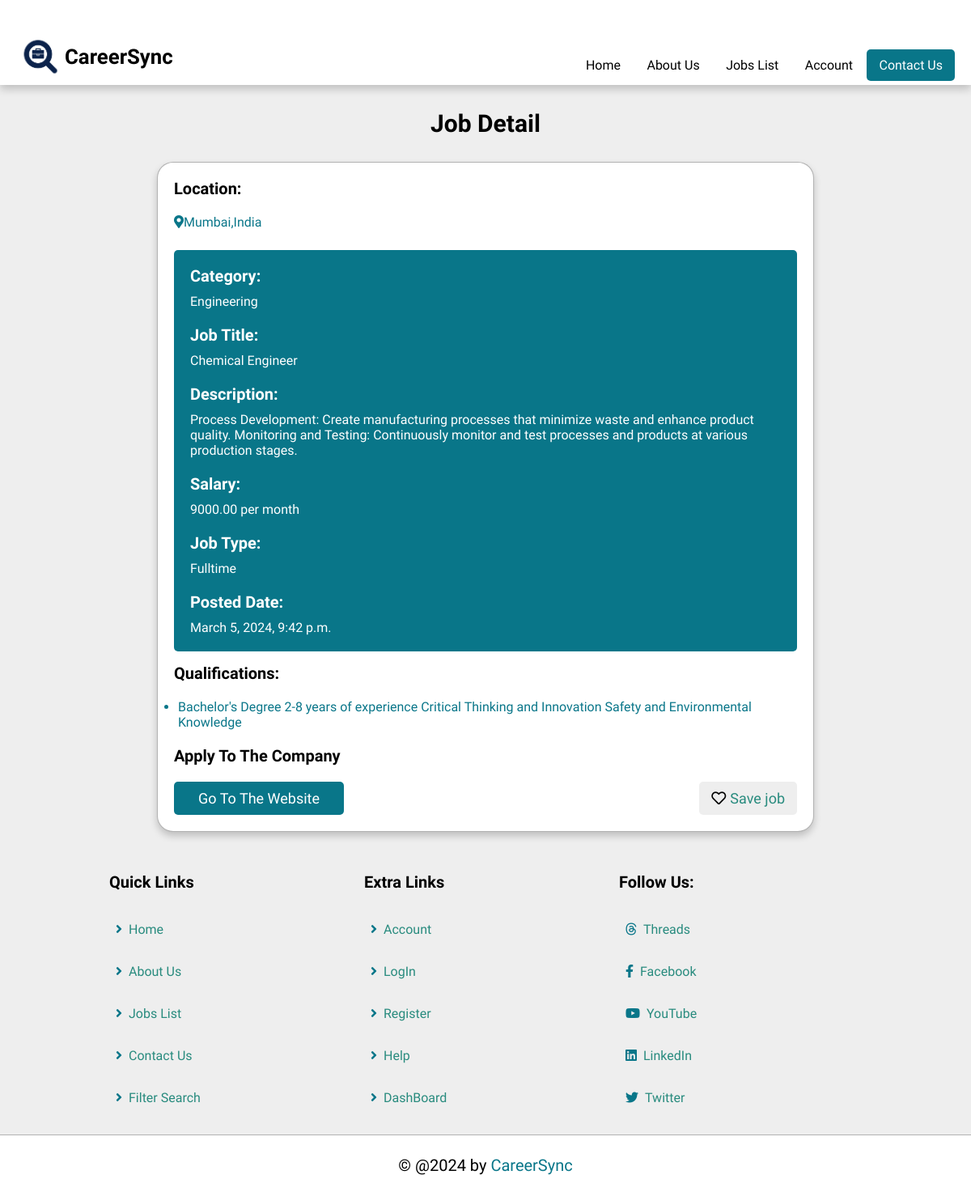
Screenshot of /view_job/1/ with the database file from the repository.
### job/models.py (models this page shows, shortened)
class CompanyInformation(models.Model):
    name = models.CharField(max_length=100)
    description = models.TextField()
    why_choose_us = models.TextField()
    image = models.ImageField(upload_to='company_images/')
    location = models.CharField(max_length=255, null=True)
    email = models.EmailField(null=True)
    phone = models.CharField(max_length=20)

class Job(models.Model):
    title = models.CharField(max_length=100)
    description = models.TextField()
    category = models.ForeignKey(Category, on_delete=models.CASCADE)
    company = models.ForeignKey(CompanyProfile, on_delete=models.CASCADE)
    location = models.CharField(max_length=100)
    salary = models.DecimalField(max_digits=10, decimal_places=2)
    qualifications = models.TextField()
    job_type = models.CharField(max_length=50)
    published_date = models.DateTimeField(auto_now_add=True,blank=True)

class Category(models.Model):
    name = models.CharField(max_length=50)
    def __str__(self):
        return self.name

### job/views.py (the view)
# urls.py: path('view_job/<int:job_id>/', view_job, name='view_job'),
def view_job(request, job_id):
    company_info = CompanyInformation.objects.first()
    if company_info is None:
        company_info = CompanyInformation()
    job = Job.objects.get(pk=job_id)
    context = {
        'company_info': company_info,
        'job': job
    }
    return render(request, 'view_job.html', context)

### job/templates/view_job.html
{% include "header.html" %}
{% load static %}
<section class="job-details">
    <h1 class="heading">Job Detail</h1>
    <div class="details">
        <div class="job-info">
            <h3 class="outside">Location:</h3>
            <p><i class="fas fa-map-marker-alt"></i>{{job.location}}</p>
        </div>
        <div class="basic-details">
            <h3>Category:</h3>
            <p>{{job.category}}</p>
            <h3>Job Title:</h3>
            <p>{{job.title}}</p>
            <h3>Description:</h3>
            <p>{{job.description}}</p>
            <h3>Salary:</h3>
            <p>{{job.salary}} per month</p>
            <h3>Job Type:</h3>
            <p>{{job.job_type}}</p>
            <h3>Posted Date:</h3>
            <p>{{job.published_date}}</p>
        </div>
        <ul>
            <h3 class="outside">Qualifications:</h3>
            <li>{{job.qualifications}}</li>
        </ul>
        <div class="description">
            <h3 class="outside">Apply to the company</h3>
        </div>
        <form action="{{ job.company.website_url }}" method="get" target="_blank" class="flex-btn">
            <input type="submit" value="go to the website" class="btn">
            <button type="submit" class="save"><i class="far fa-heart"></i><span>Save job</span></button>
        </form>
    </div>
</section>
{% include "footer.html" %}
</body>
</html>

### job/templates/header.html (shortened to what this page needs)
<!DOCTYPE html>
<html lang="en">
    {% load static %}
<head>
    <link rel="stylesheet" href="{% static 'css/style.css' %}">
    <link rel="stylesheet" href="https://use.fontawesome.com/releases/v5.15.4/css/all.css"/>
    <link rel="stylesheet" href="https://cdnjs.cloudflare.com/ajax/libs/font-awesome/5.15.4/css/all.min.css" />
</head>
<body>
    <header class="header">
        <section class="flex">
            <a href="{% url 'home' %}" class="logo">
                <img src="{% static 'img/logo2.png' %}" alt="">
                <h3>{{company_info.name}}</h3>
            </a>
            <nav class="navbar py-3">
                <a href="{% url 'home' %}">Home</a>
                <a href="{% url 'about'  %}">About Us</a>
                <a href="{% url 'job'  %}">Jobs list</a>
                <a href="{% url 'login'  %}">Account</a>
                <a href="{% url 'contact'  %}" class="btn" style="margin-top: 0;">Contact Us</a>
            </nav>
        </section>
    </header>
</body>
</html>

### job/templates/footer.html
{% load static %}
<footer class="footer">
    <section class="grid">
        <div class="box">
            <h3>Quick Links</h3>
            <a href="{% url 'home'  %}"><i class="fas fa-angle-right"></i>Home</a>
            <a href="{% url 'about'  %}"><i class="fas fa-angle-right"></i>About Us</a>
            <a href="{% url 'job'  %}"><i class="fas fa-angle-right"></i>Jobs List</a>
            <a href="{% url 'contact'  %}"><i class="fas fa-angle-right"></i>Contact Us</a>
            <a href="#"><i class="fas fa-angle-right"></i>Filter Search</a>
        </div>
        <div class="box">
            <h3>Extra Links</h3>
            <a href="#"><i class="fas fa-angle-right"></i>Account</a>
            <a href="{% url 'login'  %}"><i class="fas fa-angle-right"></i>LogIn</a>
            <a href="{% url 'register' %}"><i class="fas fa-angle-right"></i>Register</a>
            <a href="#"><i class="fas fa-angle-right"></i>Help</a>
            <a href="#"><i class="fas fa-angle-right"></i>DashBoard</a>
        </div>
        <div class="box">
            <h3>Follow Us:</h3>
            <a href="#"><i class="fa-brands fa-threads"></i>Threads</a>
            <a href="#"><i class="fab fa-facebook-f"></i>Facebook</a>
            <a href="#"><i class="fab fa-youtube"></i>YouTube</a>
            <a href="#"><i class="fab fa-linkedin"></i>LinkedIn</a>
            <a href="#"><i class="fab fa-twitter"></i>Twitter</a>
        </div>
    </section>
    <div class="credit">
        &copy; @2024 by <span>{{company_info.name}}</span>
    </div>
</footer>

### job/static/css/style.css (style rules this page uses)
* { font-family: "Comfortaa", sans-serif; margin: 0; padding: 0; box-sizing: border-box; text-decoration: none; outline: none; border: none; }
:root { --main-color:rgba(0, 113, 133, 0.966); --red:rgba(255, 0, 0, 0.644); --light-color:rgb(40, 139, 126); --light-bg:#eee; --black:#000000; --white:#fff; --box-shadow: 0 0.5rem 1rem rgba(0,0,0,0.2); --border:0.1rem solid rgba(0,0,0,0.3); }
html { font-size: 62.5%; overflow-x: hidden; scroll-padding-top: 7rem; scroll-behavior: smooth; }
body { background-color: var(--light-bg); }
section { padding: 2rem; margin: 0 auto; max-width: 1200px; }
.heading { text-align: center; margin-bottom: 2rem; font-size: 3rem; color: var(--black); text-transform: capitalize; padding: 1rem 0; }
.btn { display: inline-block; margin-top: 1rem; padding: 1rem 3rem; cursor: pointer; font-size: 1.8rem; color:var(--white) !important; background-color: var(--main-color); border-radius: 0.5rem; text-transform: capitalize; text-align: center; }
.flex-btn { display: flex; align-items: center; justify-content: space-between; column-gap: 1rem; flex-wrap: wrap; }
.header { position: sticky; top: 0; left: 0; right: 0; background-color: var(--white); box-shadow: var(--box-shadow); z-index: 1000; height: 105px; }
.header .flex { position: relative; display: flex; align-items: center; justify-content: space-between; }
.header .flex .logo { font-size: 2.2rem; color: var(--black); }
.logo { margin: 2rem 0 1rem 0; padding-bottom: 3rem; display: flex; align-items: center; }
.logo img { width: 60px; height: 60px; border-radius: 50%; }
.header .flex a h3 { text-decoration: none; }
.header .flex .navbar a { display: inline-block; padding: 1rem 1.5rem; font-size: 1.6rem; color: var(--black); border-radius: 0.5rem; text-transform: capitalize; text-decoration: none; }
.job-details .details { background-color: var(--white); border-radius: 2rem; border: var(--border); padding: 2rem; box-shadow: var(--box-shadow); width: 70%; margin: 0 auto; animation: slideInFromRight 1.8s ease-in-out; }
.job-details .details .outside { color: var(--black); }
.job-details .details h3 { margin-bottom: 1rem; font-size: 2rem; color: var(--white); text-transform: capitalize; overflow-x: hidden; text-overflow: ellipsis; overflow-x: hidden; }
.job-details .details .job-info p { padding: 1rem 0; font-size: 1.6rem; color: var(--main-color); }
.job-details .details .basic-details { background-color: var(--main-color); margin: 1.5rem 0; border-radius: 0.5rem; padding: 2rem; padding-bottom: 0 }
.job-details .details .basic-details p { color: var(--white); padding-bottom: 2rem; font-size: 1.6rem; }
.job-details .details ul { margin: 1rem 0; }
.job-details .details ul li { padding: 1rem 0; font-size: 1.6rem; color: var(--main-color); margin: .5rem; }
.job-details .details .save { background-color: var(--light-bg); border-radius: .5rem; padding: 1rem 1.5rem; cursor: pointer; font-size: 1.8rem; margin-top: 1rem; }
.job-details .details .save i { margin-right: .5rem; color: var(--black); }
.job-details .details .save span { color: var(--light-color); }
.footer .grid { display: grid; grid-template-columns: repeat(auto-fit, 30rem); gap: 1.5rem; justify-content: center; align-items: flex-start; }
.footer .grid .box h3 { font-size: 2rem; color: var(--black); margin: 1rem 0; padding-bottom: 1rem; text-transform: capitalize; }
.footer .grid .box a { display: block; padding: 1rem 0; font-size: 1.6rem; color: var(--light-color); text-decoration: none; }
.footer .grid .box a i { color: var(--main-color); margin: 0.8rem; transition: 0.2s; }
.footer .credit { text-align: center; padding: 3rem 2rem; border-top: var(--border); background-color: var(--white); font-size: 2rem; color: var(--black); line-height: 1.5rem; }
.footer .credit span { color: var(--main-color); text-transform: capitalize; }

### rows the page displays
CompanyInformation: name "CareerSync"
Job: location "Mumbai,India", category "Engineering", title "Chemical Engineer", description "Process Development: Create manufacturing processes that minimize waste and enhance product quality. Monitoring and Testing: Continuously monitor and test processes and products at various production stages.", salary "9000.00", job_type "Fulltime", published_date "March 5, 2024, 9:42 p.m.", qualifications "Bachelor's Degree 2-8 years of experience Critical Thinking and Innovation Safety and Environmental Knowledge"
